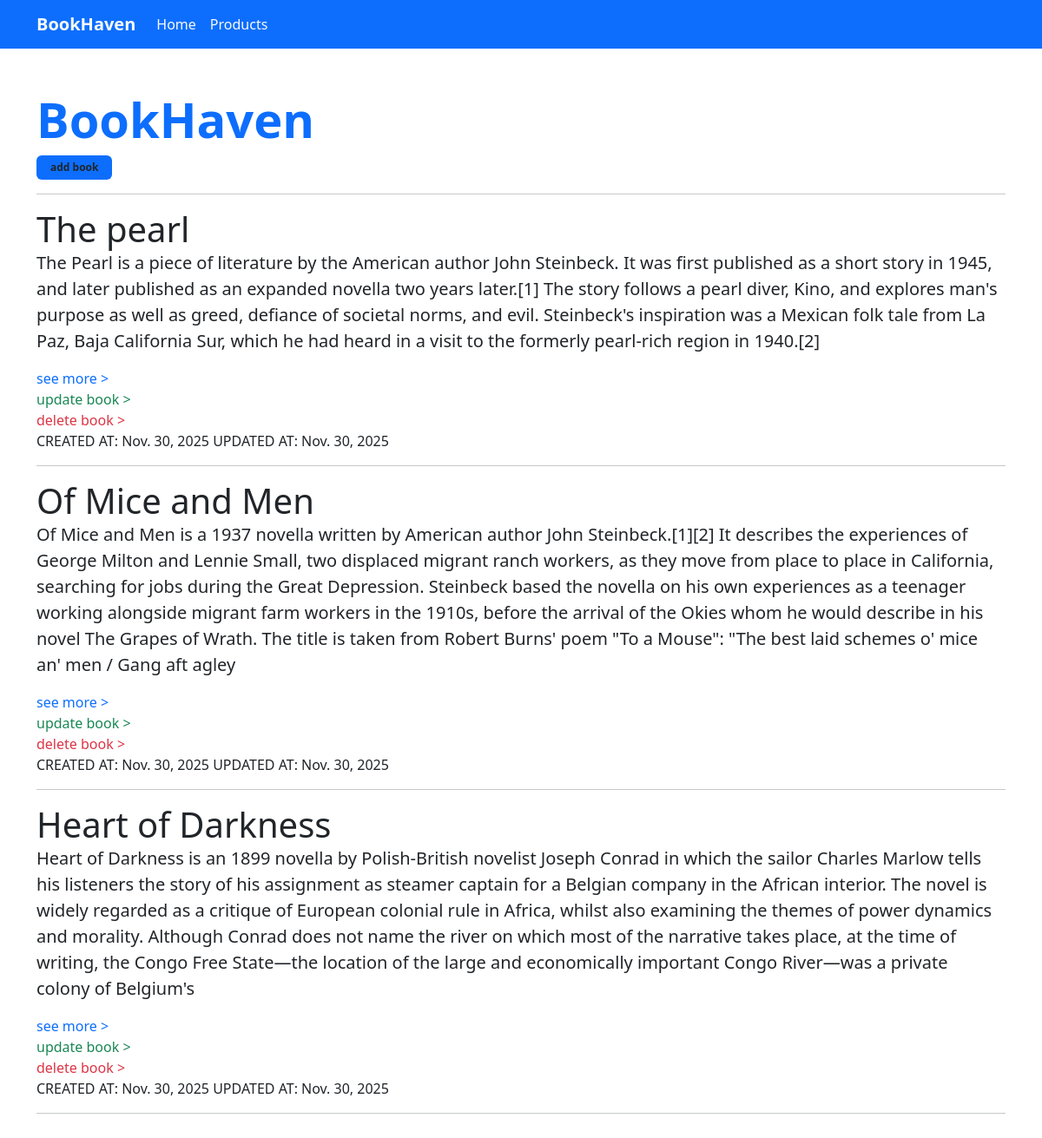
Page /firstApp/read-books on the committed database.
### firstApp/models.py (models this page shows, shortened)
class Book(models.Model):
    name = models.CharField(max_length=100)
    description = models.CharField(max_length=600)
    price = models.FloatField()
    created_at = models.DateField(auto_now_add= True)
    updated_at = models.DateField(auto_now_add=True)
    class Meta:
        ordering = ['-created_at', '-updated_at']

### firstApp/views.py (the view)
# urls.py: path('read-books', views.readBooks, name='read-books'),
def readBooks(request):
    books = Book.objects.all() # fetches all the book data
    context = {"books":books}
    return render(request, "firstApp/books.html",context)

### firstApp/templates/firstApp/books.html
{% extends "main.html" %}
{% block content %}
<div class="container py-5">
    <h1 class="display-4  text-primary fw-bold">BookHaven</h1>
    <a href="{% url 'create-book' %}" class="text-decoration-none bg-primary text-dark badge px-3 py-2" >add book</a>
    <hr>
    <div>
        {% for book in books %}
        <div class="display-6">{{book.name}} </div>
        <p class="lead">{{book.description}}</p>
        <a href="{% url 'read-one-book' book.id  %}" class="text-decoration-none text-primary">see more > </a><br>
        <a href="{% url 'update-book' book.id  %}" class="text-decoration-none text-success">update book > </a><br>
        <a href="{% url 'delete-book' book.id  %}" class="text-decoration-none text-danger">delete book > </a>
      <br>  <span class="lead fs-6">CREATED AT: {{book.created_at}}</span>
        <span class="lead fs-6">UPDATED AT: {{book.updated_at}}</span>
        <hr>
        {% endfor %}
    </div>
</div>
{% endblock %}

### templates/main.html (shortened to what this page needs)
<!DOCTYPE html>
<html lang="en">
<head>
    <link href="https://cdn.jsdelivr.net/npm/bootstrap@5.3.8/dist/css/bootstrap.min.css" rel="stylesheet"
>
</head>
<body>
    {% include 'nav.html' %}
    {% block content %}
    {% endblock %}
</body>
</html>

### templates/nav.html (shortened to what this page needs)
<nav class="navbar navbar-expand-lg bg-primary">
    <div class="container">
        <a class="navbar-brand text-light fw-bold mr-5" href="{% url 'home' %}">BookHaven</a>
        <div class="collapse navbar-collapse" id="navbarSupportedContent">
            <ul class="navbar-nav me-auto mb-2 mb-lg-0">
                <li class="nav-item">
                    <a class="nav-link text-light" aria-current="page" href="{% url 'home' %}">Home</a>
                </li>
                <li class="nav-item">
                    <a class="nav-link text-light" href="{% url 'read-books' %}">Products</a>
                </li>
            </ul>
        </div>
    </div>
</nav>

### rows in the picture
Book: name "The pearl", description "The Pearl is a piece of literature by the American author John Steinbeck. It was first published as a short story in 1945, and later published as an expanded novella two years later.[1] The story follows a pearl diver, Kino, and explores man's purpose as well as greed, defiance of societal norms, and evil. Steinbeck's inspiration was a Mexican folk tale from La Paz, Baja California Sur, which he had heard in a visit to the formerly pearl-rich region in 1940.[2]", created_at "Nov. 30, 2025", updated_at "Nov. 30, 2025"
Book: name "Of Mice and Men", description "Of Mice and Men is a 1937 novella written by American author John Steinbeck.[1][2] It describes the experiences of George Milton and Lennie Small, two displaced migrant ranch workers, as they move from place to place in California, searching for jobs during the Great Depression. Steinbeck based the novella on his own experiences as a teenager working alongside migrant farm workers in the 1910s, before the arrival of the Okies whom he would describe in his novel The Grapes of Wrath. The title is taken from Robert Burns' poem \"To a Mouse\": \"The best laid schemes o' mice an' men / Gang aft agley", created_at "Nov. 30, 2025", updated_at "Nov. 30, 2025"
Book: name "Heart of Darkness", description "Heart of Darkness is an 1899 novella by Polish-British novelist Joseph Conrad in which the sailor Charles Marlow tells his listeners the story of his assignment as steamer captain for a Belgian company in the African interior. The novel is widely regarded as a critique of European colonial rule in Africa, whilst also examining the themes of power dynamics and morality. Although Conrad does not name the river on which most of the narrative takes place, at the time of writing, the Congo Free State—the location of the large and economically important Congo River—was a private colony of Belgium's", created_at "Nov. 30, 2025", updated_at "Nov. 30, 2025"
